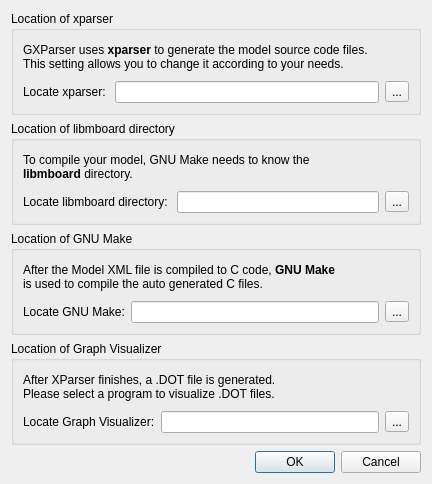
<?xml version="1.0" encoding="UTF-8"?>
<ui version="4.0">
 <class>GXPSettingsDialog</class>
 <widget class="QDialog" name="GXPSettingsDialog">
  <property name="geometry">
   <rect>
    <x>0</x>
    <y>0</y>
    <width>432</width>
    <height>484</height>
   </rect>
  </property>
  <property name="windowTitle">
   <string>Settings</string>
  </property>
  <layout class="QVBoxLayout" name="verticalLayout">
   <item>
    <widget class="QGroupBox" name="groupBox">
     <property name="title">
      <string>Location of xparser</string>
     </property>
     <layout class="QVBoxLayout">
      <item>
       <widget class="QLabel" name="label">
        <property name="text">
         <string>&lt;!DOCTYPE HTML PUBLIC &quot;-//W3C//DTD HTML 4.0//EN&quot; &quot;http://www.w3.org/TR/REC-html40/strict.dtd&quot;&gt;
&lt;html&gt;&lt;head&gt;&lt;meta name=&quot;qrichtext&quot; content=&quot;1&quot; /&gt;&lt;style type=&quot;text/css&quot;&gt;
p, li { white-space: pre-wrap; }
&lt;/style&gt;&lt;/head&gt;&lt;body style=&quot; font-family:'DejaVu Sans'; font-size:9pt; font-weight:400; font-style:normal;&quot;&gt;
&lt;p style=&quot; margin-top:0px; margin-bottom:0px; margin-left:0px; margin-right:0px; -qt-block-indent:0; text-indent:0px;&quot;&gt;GXParser uses &lt;span style=&quot; font-weight:600;&quot;&gt;xparser&lt;/span&gt; to generate the model source code files.&lt;/p&gt;
&lt;p style=&quot; margin-top:0px; margin-bottom:0px; margin-left:0px; margin-right:0px; -qt-block-indent:0; text-indent:0px;&quot;&gt;This setting allows you to change it according to your needs.&lt;/p&gt;&lt;/body&gt;&lt;/html&gt;</string>
        </property>
       </widget>
      </item>
      <item>
       <layout class="QHBoxLayout">
        <item>
         <widget class="QLabel" name="label_2">
          <property name="text">
           <string>Locate xparser: </string>
          </property>
         </widget>
        </item>
        <item>
         <widget class="QLineEdit" name="xparserLocationLineEdit">
          <property name="readOnly">
           <bool>true</bool>
          </property>
         </widget>
        </item>
        <item>
         <widget class="QToolButton" name="xparserLocationButton">
          <property name="text">
           <string>...</string>
          </property>
         </widget>
        </item>
       </layout>
      </item>
     </layout>
    </widget>
   </item>
   <item>
    <widget class="QGroupBox" name="groupBox_3">
     <property name="title">
      <string>Location of libmboard directory</string>
     </property>
     <layout class="QVBoxLayout" name="_4">
      <item>
       <widget class="QLabel" name="label_5">
        <property name="text">
         <string>&lt;!DOCTYPE HTML PUBLIC &quot;-//W3C//DTD HTML 4.0//EN&quot; &quot;http://www.w3.org/TR/REC-html40/strict.dtd&quot;&gt;
&lt;html&gt;&lt;head&gt;&lt;meta name=&quot;qrichtext&quot; content=&quot;1&quot; /&gt;&lt;style type=&quot;text/css&quot;&gt;
p, li { white-space: pre-wrap; }
&lt;/style&gt;&lt;/head&gt;&lt;body style=&quot; font-family:'DejaVu Sans'; font-size:9pt; font-weight:400; font-style:normal;&quot;&gt;
&lt;p style=&quot; margin-top:0px; margin-bottom:0px; margin-left:0px; margin-right:0px; -qt-block-indent:0; text-indent:0px;&quot;&gt;To compile your model, GNU Make needs to know the&lt;/p&gt;
&lt;p style=&quot; margin-top:0px; margin-bottom:0px; margin-left:0px; margin-right:0px; -qt-block-indent:0; text-indent:0px;&quot;&gt;&lt;span style=&quot; font-weight:600;&quot;&gt;libmboard&lt;/span&gt; directory.&lt;/p&gt;&lt;/body&gt;&lt;/html&gt;</string>
        </property>
       </widget>
      </item>
      <item>
       <layout class="QHBoxLayout" name="_5">
        <item>
         <widget class="QLabel" name="label_6">
          <property name="text">
           <string>Locate libmboard directory: </string>
          </property>
         </widget>
        </item>
        <item>
         <widget class="QLineEdit" name="libmboardLocationLineEdit">
          <property name="readOnly">
           <bool>true</bool>
          </property>
         </widget>
        </item>
        <item>
         <widget class="QToolButton" name="libmboardLocationButton">
          <property name="text">
           <string>...</string>
          </property>
         </widget>
        </item>
       </layout>
      </item>
     </layout>
    </widget>
   </item>
   <item>
    <widget class="QGroupBox" name="groupBox_2">
     <property name="title">
      <string>Location of GNU Make</string>
     </property>
     <layout class="QVBoxLayout" name="_2">
      <item>
       <widget class="QLabel" name="label_3">
        <property name="text">
         <string>&lt;!DOCTYPE HTML PUBLIC &quot;-//W3C//DTD HTML 4.0//EN&quot; &quot;http://www.w3.org/TR/REC-html40/strict.dtd&quot;&gt;
&lt;html&gt;&lt;head&gt;&lt;meta name=&quot;qrichtext&quot; content=&quot;1&quot; /&gt;&lt;style type=&quot;text/css&quot;&gt;
p, li { white-space: pre-wrap; }
&lt;/style&gt;&lt;/head&gt;&lt;body style=&quot; font-family:'DejaVu Sans'; font-size:9pt; font-weight:400; font-style:normal;&quot;&gt;
&lt;p style=&quot; margin-top:0px; margin-bottom:0px; margin-left:0px; margin-right:0px; -qt-block-indent:0; text-indent:0px;&quot;&gt;After the Model XML file is compiled to C code, &lt;span style=&quot; font-weight:600;&quot;&gt;GNU Make&lt;/span&gt;&lt;/p&gt;
&lt;p style=&quot; margin-top:0px; margin-bottom:0px; margin-left:0px; margin-right:0px; -qt-block-indent:0; text-indent:0px;&quot;&gt;is used to compile the auto generated C files.&lt;/p&gt;&lt;/body&gt;&lt;/html&gt;</string>
        </property>
       </widget>
      </item>
      <item>
       <layout class="QHBoxLayout" name="_3">
        <item>
         <widget class="QLabel" name="label_4">
          <property name="text">
           <string>Locate GNU Make:</string>
          </property>
         </widget>
        </item>
        <item>
         <widget class="QLineEdit" name="gnuMakeLocationLineEdit">
          <property name="readOnly">
           <bool>true</bool>
          </property>
         </widget>
        </item>
        <item>
         <widget class="QToolButton" name="gnuMakeLocationButton">
          <property name="text">
           <string>...</string>
          </property>
         </widget>
        </item>
       </layout>
      </item>
     </layout>
    </widget>
   </item>
   <item>
    <widget class="QGroupBox" name="groupBox_4">
     <property name="title">
      <string>Location of Graph Visualizer</string>
     </property>
     <layout class="QVBoxLayout" name="_6">
      <item>
       <widget class="QLabel" name="label_7">
        <property name="text">
         <string>&lt;!DOCTYPE HTML PUBLIC &quot;-//W3C//DTD HTML 4.0//EN&quot; &quot;http://www.w3.org/TR/REC-html40/strict.dtd&quot;&gt;
&lt;html&gt;&lt;head&gt;&lt;meta name=&quot;qrichtext&quot; content=&quot;1&quot; /&gt;&lt;style type=&quot;text/css&quot;&gt;
p, li { white-space: pre-wrap; }
&lt;/style&gt;&lt;/head&gt;&lt;body style=&quot; font-family:'Sans'; font-size:10pt; font-weight:400; font-style:normal;&quot;&gt;
&lt;p style=&quot; margin-top:0px; margin-bottom:0px; margin-left:0px; margin-right:0px; -qt-block-indent:0; text-indent:0px;&quot;&gt;&lt;span style=&quot; font-family:'DejaVu Sans'; font-size:9pt;&quot;&gt;After XParser finishes, a .DOT file is generated.&lt;/span&gt;&lt;/p&gt;
&lt;p style=&quot; margin-top:0px; margin-bottom:0px; margin-left:0px; margin-right:0px; -qt-block-indent:0; text-indent:0px;&quot;&gt;&lt;span style=&quot; font-family:'DejaVu Sans'; font-size:9pt;&quot;&gt;Please select a program to visualize .DOT files.&lt;/span&gt;&lt;/p&gt;&lt;/body&gt;&lt;/html&gt;</string>
        </property>
       </widget>
      </item>
      <item>
       <layout class="QHBoxLayout" name="_7">
        <item>
         <widget class="QLabel" name="label_8">
          <property name="text">
           <string>Locate Graph Visualizer:</string>
          </property>
         </widget>
        </item>
        <item>
         <widget class="QLineEdit" name="dotVisualizerLocationLineEdit">
          <property name="readOnly">
           <bool>true</bool>
          </property>
         </widget>
        </item>
        <item>
         <widget class="QToolButton" name="dotVisualizerLocationButton">
          <property name="text">
           <string>...</string>
          </property>
         </widget>
        </item>
       </layout>
      </item>
     </layout>
    </widget>
   </item>
   <item>
    <widget class="QDialogButtonBox" name="buttonBox">
     <property name="orientation">
      <enum>Qt::Horizontal</enum>
     </property>
     <property name="standardButtons">
      <set>QDialogButtonBox::Cancel|QDialogButtonBox::Ok</set>
     </property>
    </widget>
   </item>
  </layout>
 </widget>
 <resources/>
 <connections>
  <connection>
   <sender>buttonBox</sender>
   <signal>accepted()</signal>
   <receiver>GXPSettingsDialog</receiver>
   <slot>accept()</slot>
   <hints>
    <hint type="sourcelabel">
     <x>248</x>
     <y>254</y>
    </hint>
    <hint type="destinationlabel">
     <x>157</x>
     <y>274</y>
    </hint>
   </hints>
  </connection>
  <connection>
   <sender>buttonBox</sender>
   <signal>rejected()</signal>
   <receiver>GXPSettingsDialog</receiver>
   <slot>reject()</slot>
   <hints>
    <hint type="sourcelabel">
     <x>316</x>
     <y>260</y>
    </hint>
    <hint type="destinationlabel">
     <x>286</x>
     <y>274</y>
    </hint>
   </hints>
  </connection>
 </connections>
</ui>
